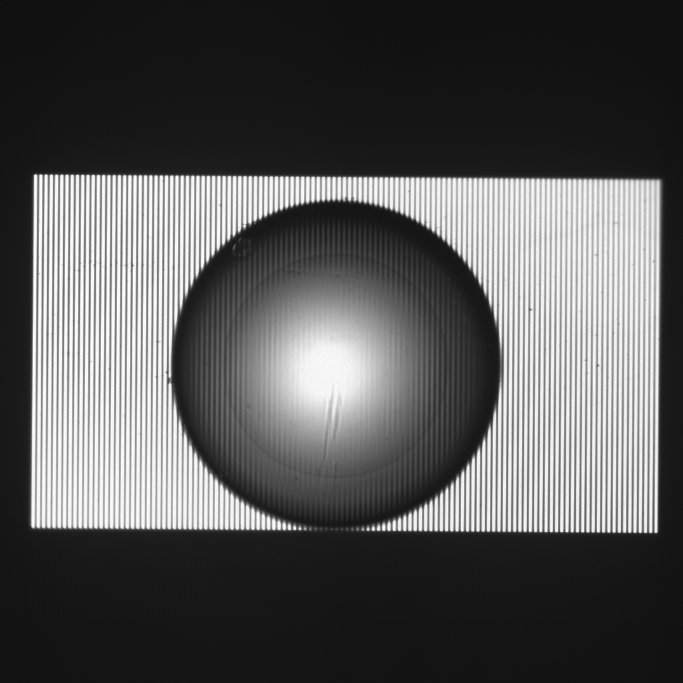
%> input picture Structured_Light_3D_Reconstruction/data_demo/120/1.png, 2048 x 2048 px (shown at 1/3 size)
$ octave SML_sectioned.m   (GNU Octave 9; MATLAB toolbox functions it lacks are replaced by stand-ins)
%> lines starting %> are read from the running program, lines starting %| are printed output that depends on the picture
%% 全流程结构光光学切片提取验证 (Full Pipeline Optical Sectioning Demo)
% 目标：展示从原始图像到最终轴向响应的每一个中间步骤
% 参考框架：Active Illumination Focus Variation + HiLo

clc; clear; close all;

%% ==================== 1. 参数设置 ====================
name_V  = '1.png';  % 竖条纹结构光图像 (Vertical)
name_H  = '5.png';  % 横条纹结构光图像 (Horizontal)
name_UI = '9.png';  % 均匀照明图像 (Uniform)

sigma_xy    = 12;   % 对比度平滑尺度 (平滑周期性网格纹)
cutoff_freq = 50;   % HiLo 高低通截止频率
w_fuse      = 0.6;  % Log 融合权重

%% ==================== 2. 数据读取与预处理 ====================
if ~exist(name_V, 'file') || ~exist(name_H, 'file') || ~exist(name_UI, 'file')
    error('未找到图片！请确保 1.png, 5.png, 9.png 与本脚本在同一文件夹下。');
end

% 读取并强制转换为单通道灰度图 (Double类型)
read_gray = @(x) double(mean(imread(x), 3));
I_V  = read_gray(name_V);
I_H  = read_gray(name_H);
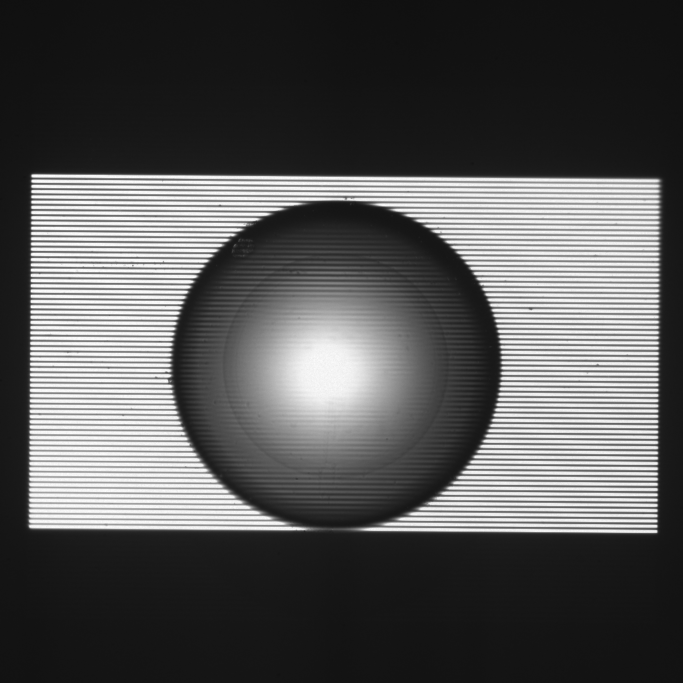
%> input picture Structured_Light_3D_Reconstruction/data_demo/120/5.png, 2048 x 2048 px (shown at 1/3 size)
I_UI = read_gray(name_UI);
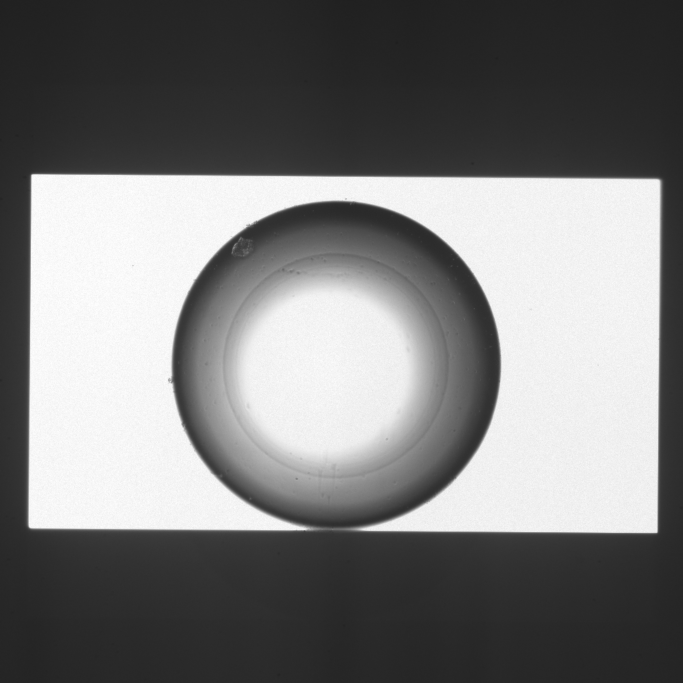
%> input picture Structured_Light_3D_Reconstruction/data_demo/120/9.png, 2048 x 2048 px (shown at 1/3 size)

[rows, cols] = size(I_UI);
%> rows = 2048; cols = 2048
fprintf('成功读取灰度图像，尺寸: %d x %d\n', rows, cols);
%| 成功读取灰度图像，尺寸: 2048 x 2048

%% ============= 3. 预计算 HiLo 频域滤波器 =============
cx = ceil(cols/2); cy = ceil(rows/2);
%> after `cx = ceil(cols/2)`: cx = 1024
%> after `cy = ceil(rows/2)`: cy = 1024
[u_grid, v_grid] = meshgrid(1:cols, 1:rows);
dist_sq = (u_grid - cx).^2 + (v_grid - cy).^2;

LP = exp(-dist_sq / (2 * cutoff_freq^2));
LP = ifftshift(LP); % 适配 MATLAB fft2 的频谱分布
HP = 1 - LP;

%% ============ 4. 核心计算与中间变量保存 ============
fprintf('正在计算全流程光学切片...\n');

% [Step 1] 差分：去除离焦背景，保留纯结构光信号
dV = I_V - I_UI;
dH = I_H - I_UI;
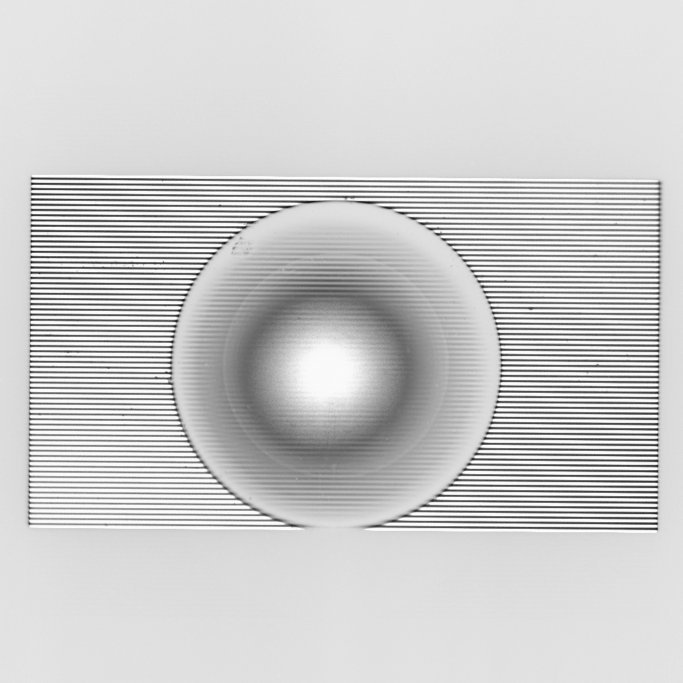
%> dH: size 2048x2048 double (shown at 1/3 size); min -197, max 3, mean -36.82; drawn with min black and max white

% [Step 2] 计算单向 SML 对比度
SML_V = SML5(dV);
SML_H = SML5(dH);

% [Step 3] 对比度合并与平滑
CI_raw = 0.5 * (SML_V + SML_H);
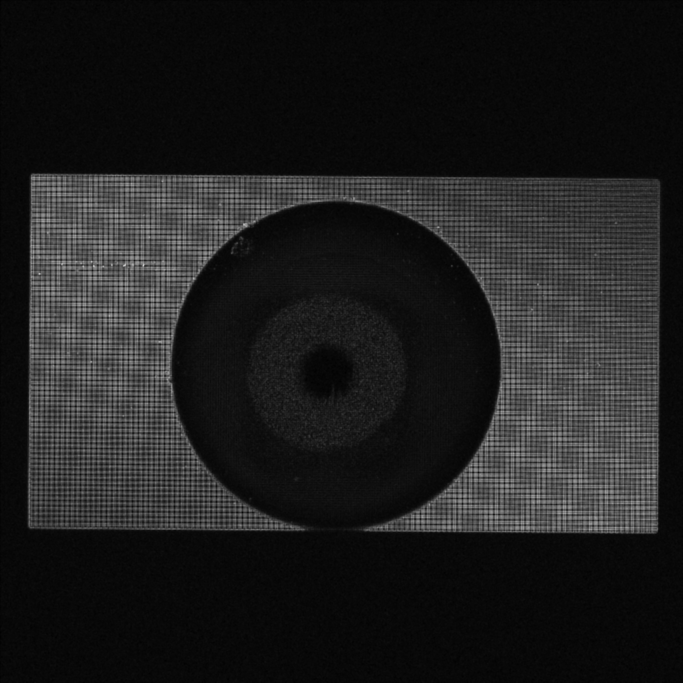
%> CI_raw: size 2048x2048 double (shown at 1/3 size); min 1, max 1010, mean 123.7; drawn with min black and max white
CI_smooth = imgaussfilt(CI_raw, sigma_xy);
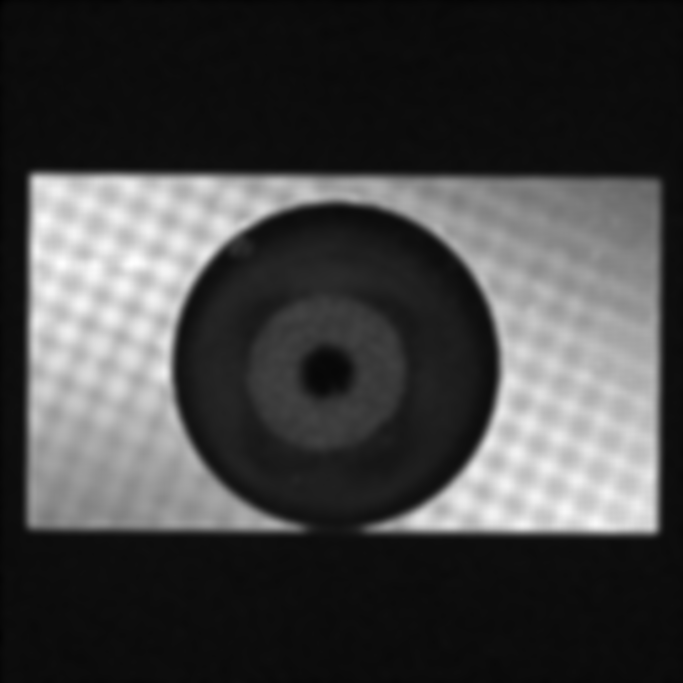
%> CI_smooth: size 2048x2048 double (shown at 1/3 size); min 15.59, max 424.6, mean 123.7; drawn with min black and max white

% [Step 4] HiLo 光学切片重建
% 分别获取对比度的低频和 UI 的高频 (此处仅为了展示，所以拆开算)
CI_lowpass  = real(ifft2( fft2(CI_smooth) .* LP ));
UI_highpass = real(ifft2( fft2(I_UI) .* HP ));
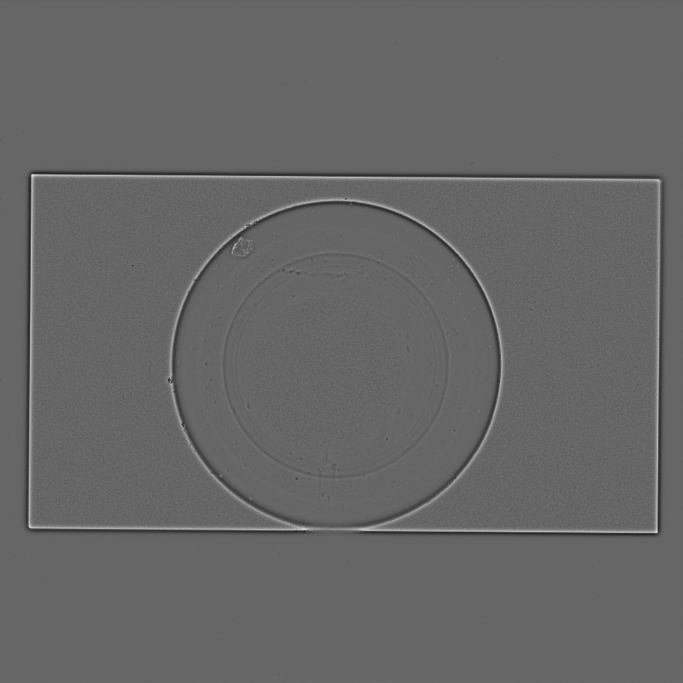
%> UI_highpass: size 2048x2048 double (shown at 1/3 size); min -68.35, max 102, mean 0; drawn with min black and max white

Isec = CI_lowpass + UI_highpass;
Isec = max(Isec, 0); % 截断负值

% [Step 5] Log 非线性加权融合
resp = w_fuse * log1p(CI_smooth) + (1 - w_fuse) * log1p(Isec);
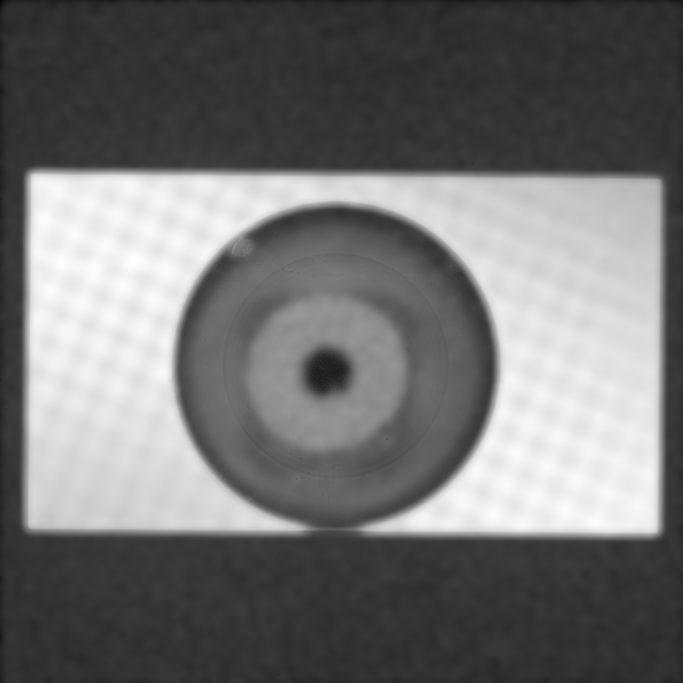
%> resp: size 2048x2048 double (shown at 1/3 size); min 2.98, max 6.05, mean 4.37; drawn with min black and max white

fprintf('计算完成！准备可视化...\n');

%% ==================== 5. 全景可视化 ====================
figure('Name', '全流程光学切片提取细节', 'Color', 'w', 'Position', [100, 100, 1000, 600]);
colormap_gray = 'gray';   % 全程使用灰度

% --- 第一排：原始输入 ---
subplot(3,4,1); imagesc(I_V); colormap(gca, colormap_gray); axis image off;
title('1. 竖条纹结构光 (I_V)');
subplot(3,4,2); imagesc(I_H); colormap(gca, colormap_gray); axis image off;
title('2. 横条纹结构光 (I_H)');
subplot(3,4,3); imagesc(I_UI); colormap(gca, colormap_gray); axis image off;
title('3. 均匀照明 (I_{UI})');

% --- 第二排：差分与边缘特征提取 ---
% 注意：差分图有负数，用 abs 方便可视化实际信号强度
subplot(3,4,5); imagesc(abs(dV)); colormap(gca, colormap_gray); axis image off;
title('4. 竖向差分信号 |I_V - I_{UI}|');
subplot(3,4,6); imagesc(abs(dH)); colormap(gca, colormap_gray); axis image off;
title('5. 横向差分信号 |I_H - I_{UI}|');
subplot(3,4,7); imagesc(SML_V); colormap(gca, colormap_gray); axis image off;
title('6. 竖向 SML 对比度特征');
subplot(3,4,8); imagesc(SML_H); colormap(gca, colormap_gray); axis image off;
title('7. 横向 SML 对比度特征');

% --- 第三排：平滑、频域合并与最终响应 ---
subplot(3,4,9); imagesc(CI_raw); colormap(gca, colormap_gray); axis image off;
title('8. 合并原始对比度 (CI_{raw})');
subplot(3,4,10); imagesc(CI_smooth); colormap(gca, colormap_gray); axis image off;
title(sprintf('9. 高斯平滑对比度 (CI_{smooth})\n[\\sigma_{xy} = %d]', sigma_xy));
subplot(3,4,11); imagesc(Isec); colormap(gca, colormap_gray); axis image off;
title(sprintf('10. HiLo 切片 (CI低频 + UI高频)\n[Cutoff = %d]', cutoff_freq));
subplot(3,4,12); imagesc(resp); colormap(gca, colormap_gray); axis image off;
title(sprintf('11. 最终 Log 融合响应 (Resp)\n[w_{fuse} = %.1f]', w_fuse));

sgtitle('Active Illumination Focus Variation + HiLo 完整信号链路分析', 'FontSize', 16, 'FontWeight', 'bold');

%% ==================== 局部函数区 ====================
function CI = SML5(img)
% 焦点变化核心算子：Modified Laplacian + 5x5窗口局部求和
    ML = abs(imfilter(img, [-1 2 -1], 'replicate')) + ...
         abs(imfilter(img, [-1; 2; -1], 'replicate'));
    CI = imfilter(ML, ones(5,5), 'replicate');
end
